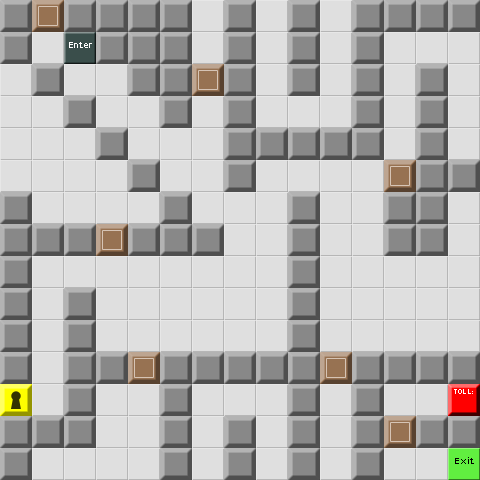

A level layout from a 2D game, rendered from its tile map. Below: a short description, then the map file with tile-grid data replaced by summaries:
An orthogonal 15x15 tile map with 32x32 px tiles, 1 tile layer (Map) and 22 objects.

<map version="1.0" orientation="orthogonal" width="15" height="15" tilewidth="32" tileheight="32">
 <tileset firstgid="1" source="devgraphics.tsx" />
 <layer name="Map" width="15" height="15">
  <data>[225 cells, 225 non-empty, 7 distinct tile ids]</data>
 </layer>
 <objectgroup name="Enemies" width="15" height="15" />
 <objectgroup name="Items" width="15" height="15">
  <object gid="4" x="448" y="64" />
  <object gid="12" x="96" y="416" />
  <object gid="12" x="128" y="224" />
  <object gid="12" x="256" y="416" />
  <object gid="12" x="320" y="128" />
  <object gid="52" x="96" y="224" />
  <object gid="52" x="128" y="352" />
  <object gid="52" x="320" y="352" />
  <object gid="52" x="32" y="480" />
  <object gid="52" x="384" y="416" />
  <object gid="52" x="192" y="64" />
  <object gid="52" x="352" y="192" />
  <object gid="51" x="192" y="128" />
  <object gid="51" x="96" y="288" />
  <object gid="51" x="128" y="416" />
  <object gid="51" x="320" y="416" />
  <object gid="51" x="384" y="480" />
  <object gid="51" x="384" y="160" />
  <object gid="51" x="32" y="64" />
  <object gid="12" x="448" y="224" />
  <object gid="8" x="96" y="128">
   <properties>
    <property name="Text" value="I think I have it figured out. We'll be back to normal after this room." />
   </properties>
  </object>
  <object gid="26" x="416" y="416">
   <properties>
    <property name="callback" value="quickCorrupt" />
    <property name="destroyOnUse" value="true" />
   </properties>
  </object>
 </objectgroup>
 <objectgroup name="Tools" width="15" height="15" />
 <objectgroup name="Parameters" width="15" height="15">
  <properties>
   <property name="time" value="440" />
   <property name="wrapAround" value="true" />
  </properties>
 </objectgroup>
</map>
